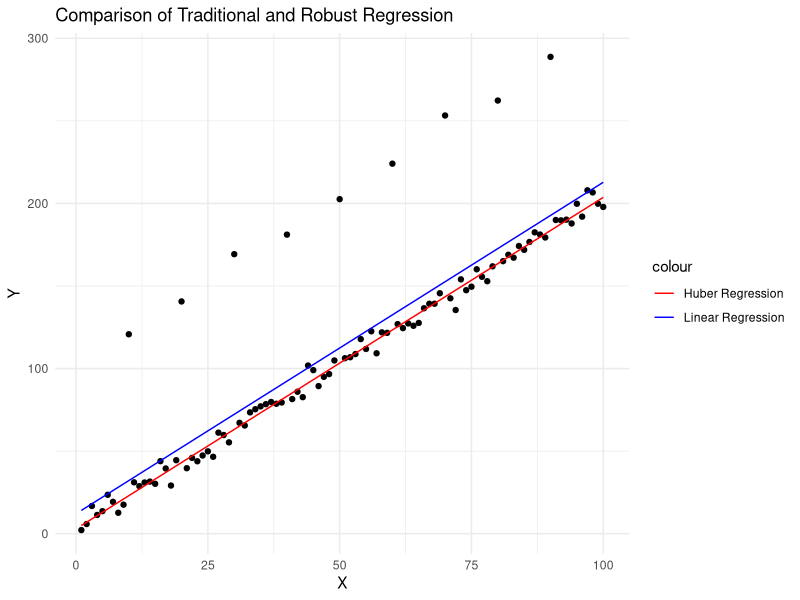

Write the R code that produced this figure.
library(MASS)    
library(ggplot2) 

set.seed(123)
n <- 100
x <- seq(1, n)
y <- 2*x + 3 + rnorm(n, sd = 5)
y[c(10, 20, 30, 40, 50, 60, 70, 80, 90)] <- y[c(10, 20, 30, 40, 50, 60, 70, 80, 90)] + 100 

lm_model <- lm(y ~ x)

huber_model <- MASS::rlm(y ~ x, method = "MM")

pred_lm <- predict(lm_model)
pred_huber <- predict(huber_model)

data_df <- data.frame(x = x, y = y)
lm_df <- data.frame(x = x, y = pred_lm)
huber_df <- data.frame(x = x, y = pred_huber)

p <- ggplot(data_df, aes(x, y)) +
  geom_point() +
  geom_line(data = lm_df, aes(x, y, color = "Linear Regression")) +
  geom_line(data = huber_df, aes(x, y, color = "Huber Regression")) +
  labs(title = "Comparison of Traditional and Robust Regression",
       x = "X", y = "Y") +
  scale_color_manual(values = c("Linear Regression" = "blue", "Huber Regression" = "red")) +
  theme_minimal()

print(p)

lm_residuals <- resid(lm_model)
huber_residuals <- resid(huber_model)

lm_rmse <- sqrt(mean(lm_residuals^2))
huber_rmse <- sqrt(mean(huber_residuals^2))

lm_r_squared <- summary(lm_model)$r.squared
huber_r_squared <- summary(huber_model)$r.squared

cat("\nLinear Regression RMSE:", lm_rmse)
cat("\nHuber Regression RMSE:", huber_rmse)

cat("\nLinear Regression R-squared:", lm_r_squared)

